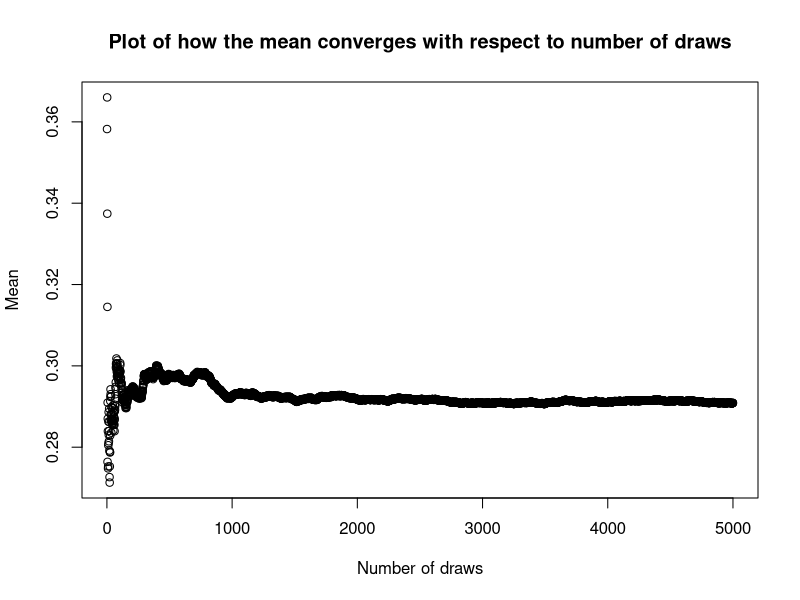
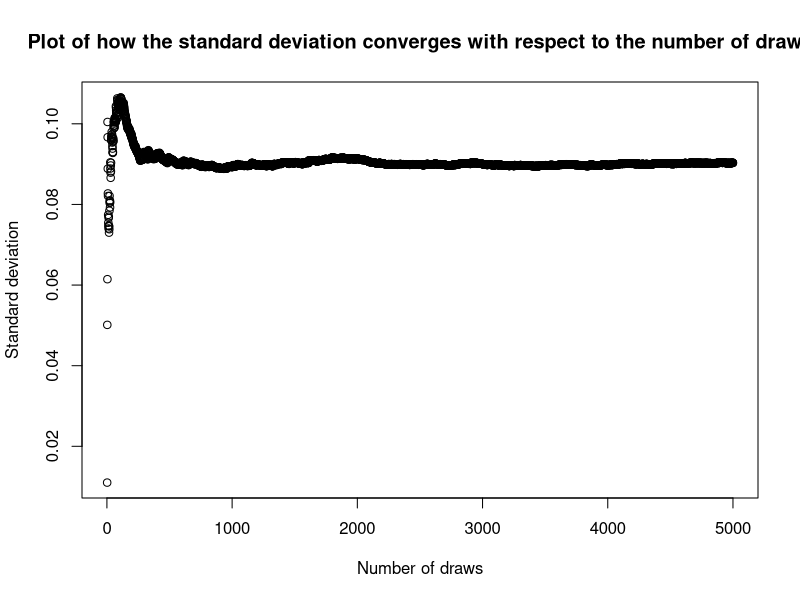
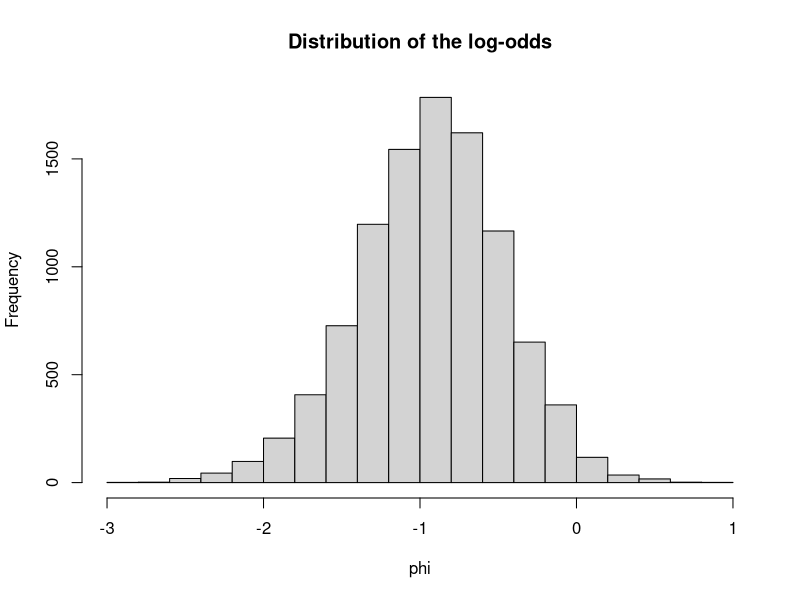
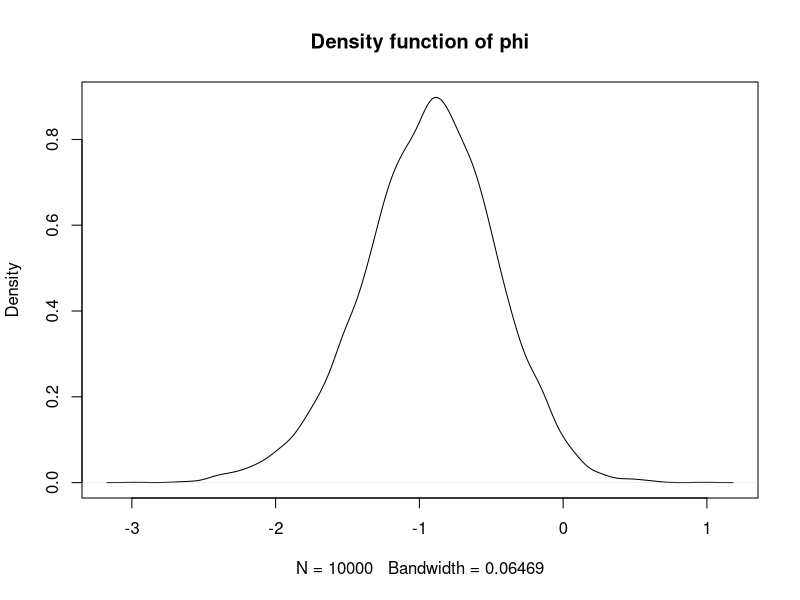

Recreate these plots in R, in order.
## Assignment 1: Let y1,...,yn be Bernoulli distributed with parameter theta. Assume that you have obtained a sample
## with s=5 successes in n=20 trials. Assume a Beta(alpha0, beta0) prior for theta and let alpha0=beta0=2.

## a) Draw random numbers from the posterior theta given y ~ Beta(alpha0+s, beta0+f) and verify graphically that the
## posterior mean and standard deviation converges to the true values as the number of random draws grows large. 

set.seed(12345)
alpha0=2
beta0=2
s=5
f=15
n=20

# Function for calculating the mean of a beta-distribution
calcMeanBeta = function(alpha, beta) {
  return(alpha/(alpha+beta))
}

# Function for calculating the standard deviation of a beta-distribution
calcStdDevBeta = function(alpha, beta) {
  return(sqrt(alpha*beta/((alpha+beta)^2*(alpha+beta+1))))
}

# Function for calculating the mean squared error of drawed data
calcMSE = function(n, mean, data){
  return(sqrt(1/(n-1)*sum((data-mean)^2)))
}

# Function for drawing random values from the betadistribution
drawBetaValues = function(n, alpha, beta) {
  return(rbeta(n, alpha, beta))
}

MeanOfPosterior = calcMeanBeta(alpha0+s, beta0+f)
StdOfPosterior = calcStdDevBeta(alpha0+s, beta0+f)
nVector = seq(1, 5000, 1)
meanVector=c()
stdVector=c()
for (i in nVector) {
  set.seed(12345)
  betaValues= drawBetaValues(i, alpha0+s, beta0+f)
  meanVector=c(meanVector, mean(betaValues))
  stdVector=c(stdVector, calcMSE(i, mean(betaValues), betaValues))
}
plot(nVector, meanVector, main="Plot of how the mean converges with respect to number of draws",
     xlab="Number of draws", ylab="Mean")
plot(nVector, stdVector, main="Plot of how the standard deviation converges with respect to the number of draws",
     xlab="Number of draws", ylab="Standard deviation")

## As seen in the plot the posterior mean as well as the posterior standard deviation converges towards its true
## value of approx 0.29 and 0.09 respectively as the number of randow draws grows large.

## b) Use simulation (nDraws=10000) to compute the posterior probability Pr(theta>0.3 given y) and compare with
## with the exact value

trueProb=1-pbeta(0.3, alpha0+s, beta0+f)
set.seed(12345)
draw10000=rbeta(10000, alpha0+s, beta0+f)
probHat=sum(draw10000>0.3)/10000
print(trueProb)
print(probHat)

## As seen in the results from both calculations the probHat is very close to the true probability from the beta
## distribution. As the number of draws increases the approximated probability will converge towards the true
## value.

## c) Compute the posterior distribution of the log-odds phi= log(theta/(1-theta)) by simulation (nDraws=10000)

phi=log(draw10000/(1-draw10000))
hist(phi, breaks=20, main="Distribution of the log-odds")
plot(density(phi), main="Density function of phi")

  



